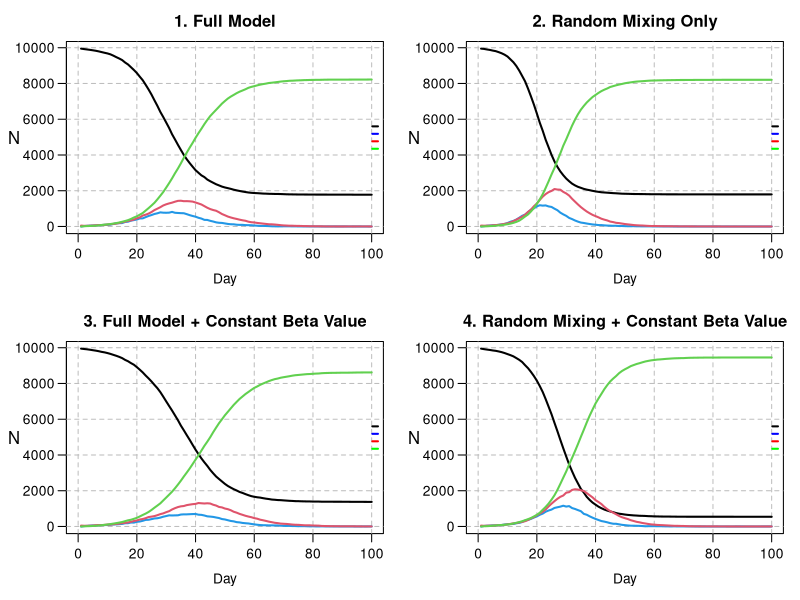

Recreate this plot in R.
# Zachary Gavin (s2222962): Wrote get.net, wrote household allocation, created initial nseir function, debugging and commenting
# Shaehroz Khalid (s2869421): All plotting and visualisation, turned household allocation vector to one line, debugging and commenting
# Brandon Causing (s2901457): Completion and performance optimisation of the main nseir simulation function, debugging and commenting
# division of work was close to 1/3 each

################################################################################


## GENERAL DESCRIPTION

# This script implements an agent-based SEIR (Susceptible-Exposed-Infected-Recovered)
# model to simulate the spread of an epidemic in a population of n individuals.
# The model incorporates three modes of transmission: within-household, through a
# pre-defined social network, and via random mixing.
# The script defines functions to generate the population and social network,
# run the SEIR simulation, and plot the results under different scenarios.
# The final section compares four scenarios to analyse the impact of social
# structure and individual heterogeneity (beta) on the epidemic dynamics.




######################################################################
### ------- START OF MODEL SETUP AND POPULATION GENERATION ------- ###
######################################################################

# This section defines the global parameters for the model and generates the
# base population, assigning each of the 'n' individuals to a household.


n <- 10000
people <- 1:n
h_max <- 5
beta <- runif(n, 0, 1)



######################################################################
######## ---------- HOUSEHOLD GENERATION FUNCTION ---------- #########
######################################################################

# generate n hh sizes uniform on {1,2,3,4,5}, make a vector repeating
# the "household number" the size of the hh times, then cut off at length n.

h <- rep(1:n, sample(1:h_max, n, replace = TRUE))[1:n] 


######################################################################
############ ------- NETWORK GENERATION FUNCTION ------- #############
######################################################################

# This function creates the social network connections between individuals
# who are not in the same household.

# beta is the length n vector of sociability parameters, h contains household 
# connections, nc is the average number of network connections someone has.
# get.net initially generates a vector of Bernoullis for each person i, containing
# their connections with people (i+1):n. For each person, this is immediately 
# turned into a list of indices to save computation time, then into a list
# of connection pairs for inversion and removing hh connections.

get.net <- function(beta, h, nc=15) {
  
  n <- length(h)
  b_bar <- sum(beta)/length(beta) 
  conns_init <- vector(mode="list", length=n) # initialising two lists to store connections
  conns <- vector(mode="list", length=n)
  for (i in 1:n) {
    if (i<n){
      b <- rbinom(n-i, 1, nc*beta[i]*beta[(i+1):n]/(b_bar^2*(n-1)) )
      # which(b==1) returns values in 1:n-i, so +i to get indices in (i+1):n
      conns_init[[i]] <- which(b == 1) + i  
    }
  }
  
  # vectorised rep, sapply returns vector. pairs is all unique net connections
  pairs <- cbind(rep(1:n, sapply(conns_init, length)), unlist(conns_init)) 
  
  if (nrow(pairs) > 0) { 
    # keep only rows of pairs where members are not in the same household
    pairs <- pairs[h[pairs[,1]] != h[pairs[,2]], , drop = FALSE] 
    
    if(nrow(pairs) > 0) {
      for (i in 1:nrow(pairs)){
        # add person 1 in pair to connections list of person 2, and vice-versa
        conns[[pairs[i,1]]] <- append(conns[[pairs[i,1]]],  pairs[i,2] )
        conns[[pairs[i,2]]] <- append(conns[[pairs[i,2]]],  pairs[i,1] )
      }
    }
  }
  
  return(conns)
}


######################################################################
############## ------- SEIR SIMULATION FUNCTION ------- ##############
######################################################################

# This function is the core of the model. It simulates the epidemic over 
# nt time steps, tracking the number of individuals in each SEIR compartment.

# beta is sociability vector. h contains a list of what household each person 
# is in. alink is a nested list of the net connections of each person. 
# alpha contains parameters governing the prob. of exposure from each pathway. 
# alpha[1] concerns hh infection, alpha[2] network infections, alpha[3] gen. mixing. 
# delta is daily prob of I->R. gamma is daily prob of E->R. 
# nc is a measure of how much "social interaction" happens in the population
# nt is number of days the simulation runs over, and pinf is prop of population
# initially infected

nseir <- function(beta, h, alink, 
                  alpha=c(0.1, 0.01, 0.01), 
                  delta=.2, 
                  gamma=.4, 
                  nc=15, nt=100, pinf=.005) {
  
  ### --- 1. Set-Up --- ###
  n <- length(beta)
  x <- rep(0,n) # everyone starts off susceptible 
  num_to_infect <- max(1, round(pinf*n))
  x[sample(1:n, num_to_infect)] <- 2 # pick a few people to start off infected
  
  # set up households (who's in each household)
  hh_index_list <- split(1:n, h) 
  
  # for future calculation of mixing probs
  b_bar <- sum(beta)/n
  
  # initialize counts of statuses for day 1
  t <- S <- E <- I <- R <- rep(0, nt)
  t[1] <- 1
  S[1] <- n - num_to_infect
  I[1] <- num_to_infect
  
  ### --- 2. Daily Simulation --- ###
  # each day:
  # -- find who transitions to a different status 
  # -- count how many people are in each status
  for(i in 2:nt) {
    
    # random numbers assigned to each person to compare with transition probs
    u <- runif(n) 
    
    # keep track of infected people
    infected_indices <- which(x == 2)
    n_infected <- length(infected_indices)
    
    ## -- 2a. Infectious to Recovered -- ##
    # transition from infected to recover with probability = delta
    x[x == 2 & u < delta] <- 3
    
    ## -- 2b. Exposed to Infectious -- ##
    # transition from exposed to infected with probability = gamma
    x[x == 1 & u < gamma] <- 2
    
    ## -- 2c. Set-Up of Susceptible to Exposed -- ##
    # find who transitions from susceptible to exposed
    # initialize lists of those exposed through infected people 
    hh_exposed <- net_exposed <- mix_exposed <- integer(0)
    
    # if nobody's infected, nobody can become exposed
    if (n_infected > 0) {
      
      ## -- 2c(i). Household Exposure -- ##
      # find who gets infected from household contacts
      # ** prob of getting infected by a household member = alpha[1]
      # -----
      # count how many people are infected in each household
      hh_infected_counts <- tabulate(h[infected_indices], nbins = max(h))
      # which households have someone infected in them
      infected_hh <- which(hh_infected_counts > 0)
      # prob of infection by at least one infected household member
      if (length(infected_hh) > 0) {
        hh_probs <- 1 - (1-alpha[1])^hh_infected_counts[infected_hh]
        # who transitions to infected in the household
        hh_exposed <- unlist(
          Map(function(hh, prob) { # this applies function to each pair
            hh_members <- hh_index_list[[as.character(hh)]]
            sus <- hh_members[x[hh_members] == 0] 
            sus[u[sus] < prob]
          }, hh = infected_hh, prob = hh_probs), use.names = FALSE
        )
      }
      
      ## -- 2c(ii). Regular Network Exposure -- ##
      # find who gets infected from regular network contacts
      # ** prob of getting infected by regular network contact = alpha[2]
      # -----
      # who is in a regular network with someone infected
      neighbors_of_infected <- unlist(alink[infected_indices], use.names = FALSE)
      if(length(neighbors_of_infected) > 0) {
        # count how many people are infected in each regular network 
        net_infected_counts <- tabulate(neighbors_of_infected, nbins = n)
        # which networks have someone infected in them
        sus_exposed_to_net <- which(net_infected_counts > 0 & x == 0)
        # prob of infection by at least one infected regular network contact
        if (length(sus_exposed_to_net) > 0) {
          net_probs <- 1 - (1-alpha[2])^net_infected_counts[sus_exposed_to_net]
          # who transitions to infected in network
          net_exposed <- sus_exposed_to_net[u[sus_exposed_to_net] < net_probs]
        }
      }
      
      ## -- 2c(iii). Random Mixing Exposure -- ##
      # find who gets infected from random mixing
      # ** prob of infection by random mixing = a[3]*b[i]*b[j]/(b_bar^2*(n-1))
      # ** b[i], b[j] are "sociability" parameters for people i, j
      # -----
      # total number of contacts between all infected people
      total_contacts <- n_infected * nc
      # randomly select who those contacts are
      contacts <- sample(n, total_contacts, replace = TRUE)
      # match infected people to their corresponding contacts
      infected_repeats <- rep(infected_indices, each = nc)
      # for each infected person, replace any contacts that are themselves (rare)
      invalid <- contacts == infected_repeats
      while (any(invalid)) {
        contacts[invalid] <- sample(1:n, sum(invalid), replace = TRUE)
        invalid <- contacts == infected_repeats
      } # implicitly makes prob of selection = nc/(n-1)
      
      # infection probs between infected people and their contacts
      probs <- alpha[3]*beta[infected_repeats]*beta[contacts]/(b_bar^2)
      # safeguard against probabilities > 1, which happens when both
      # -- alpha[3]/b_bar^2 > 1 (when alpha[3] large or beta right-skewed),
      # -- both beta[i], beta[j] close to 1 (highly social)
      if (alpha[3]/b_bar^2 > 1) {
        probs <- pmin(probs, 1)
      }
      # exp^(sum(log(x_i))) computationally faster than prod(x_i)
      log_prob_no_infection <- log1p(-probs)
      sum_log_probs <- tapply(log_prob_no_infection, contacts, sum)
      # prob of infection by at least one infected random contact
      prob_infection <- 1 - exp(sum_log_probs)
      # all together, we have the desired probability
      
      # keep track of who came into contact with those infected
      ids_contacted <- as.integer(names(sum_log_probs))
      # subset to those that are susceptible
      sus_contacted <- ids_contacted[x[ids_contacted] == 0]
      # who transitions to infected from mixing
      if(length(sus_contacted) > 0) {
        # new unifs to ensure independence from network/household processes
        u_mix <- runif(length(sus_contacted), 0, 1) 
        prob_idx <- match(sus_contacted, ids_contacted)
        mix_exposed <- sus_contacted[u_mix < prob_infection[prob_idx]]
      }
      
    }
    
    ## -- 2d. Susceptible to Exposed -- ##
    # gather everyone who transitions from susceptible to exposed
    if (length(hh_exposed) > 0 || length(net_exposed) > 0 || length(mix_exposed) > 0) {
      newly_exposed <- unique(c(hh_exposed, net_exposed, mix_exposed))
      x[newly_exposed] <- 1
    }
    
    ## -- 2e. Daily Counts -- ##
    # keep track of daily counts of statuses
    S[i] <- sum(x == 0)
    E[i] <- sum(x == 1)
    I[i] <- sum(x == 2)
    R[i] <- sum(x == 3)
    t[i] <- i
  }
  
  ### --- 3. Output --- ###
  # each component of list is an SEIR status with corresponding daily counts
  return(list(t = t, S = S, E = E, I = I, R = R))
}


######################################################################
############## ------- PLOTTING HELPER FUNCTION ------- ##############
######################################################################

epi_plot <- function(beta, h, alink, 
                     alpha = c(0.1, 0.01, 0.01),
                     delta = 0.2,
                     gamma = 0.4,
                     nc = 15, nt = 100, pinf = 0.005,
                     title = "SEIR Dynamics") {
  
  epi <- nseir(beta, h, alink, alpha, delta, gamma, nc, nt, pinf)
  
  plot(x = NA, y = NA, xlim = c(0, max(epi$t)), ylim = c(0, max(epi$S)), 
       xlab = "", ylab = "", main = title, las = 1)
  
  grid(nx = NULL, ny = NULL, lty = 2, col = "gray", lwd = 1)
  
  title(xlab = "Day", mgp = c(2.2, 0.7, 0)) #Spacing for x axis and title
  #title(ylab = "N", mgp = c(2.5, 0.7, 0)) #Spacing for y axis and title
  mtext("N", side = 2, las = 1, line = 2.8)
  
  lines(x = epi$t, y = epi$S, lty = 1, lwd = 2)
  lines(epi$E, col = 4, lty = 1, lwd = 2) 
  lines(epi$I, col = 2, lty = 1, lwd = 2)
  lines(epi$R, col = 3, lty = 1, lwd = 2)

  legend(x = "right", 
         legend = c("Susceptible", "Exposed",
                    "Infected", "Recovered"),
         col = c("black", "blue",
                  "red", "green"),
         lty = 1, lwd = 2, seg.len = 0.5,
         x.intersp = 0.5, y.intersp = 0.5,
         inset = -0.22,
         bty = "n",
         cex = 0.9)
}


######################################################################
############# ------- MODEL SCENARIO COMPARISON ------- ##############
######################################################################

par(mfrow = c(2, 2), mar = c(4, 4, 2.5, 1), mgp = c(2.2, 0.7, 0)) #2x2 grid, mar allows good spacing, mgp moves axis

alink <- get.net(beta, h)

#scenario 1: full model with default parameters
epi_plot(beta, h, alink, title = "1. Full Model")


#scenario 2: random mixing only
epi_plot(beta, h, alink, alpha = c(0, 0, 0.04),
         title = "2. Random Mixing Only")

#scenario 3: full model with constant beta value
beta_const <- rep(mean(beta), n)
alink_const_beta <- get.net(beta_const, h)
epi_plot(beta_const, h, alink_const_beta, 
         title = "3. Full Model + Constant Beta Value")

#scenario 4: random mixing with constant beta
epi_plot(beta_const, h, alink_const_beta, alpha = c(0, 0, 0.04),
         title = "4. Random Mixing + Constant Beta Value")

par(mfrow = c(1, 1))


######################################################################
################ ------- DISCUSSION OF PLOTS -------- ################
######################################################################

# When we remove household and network effects, while holding constant the
# total no. of daily contacts, we see the epidemic proceeding noticeably
# faster. This occurs both in the case of non-constant and constant beta.
# In the full model, although the total number of contacts in a day
# is the same as the mixing only model, these contacts will be
# concentrated locally. This introduces the possibility, for instance,
# for household groups to all get infected, at which point there can 
# be no disease spread in this pathway. These types of effects will
# combine to slow the spread when compared to the mixing only model. 
